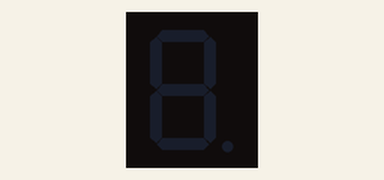
Bench run of a sketch on a simulated Arduino Uno, built with avr-gcc and run on an emulated ATmega328P. On the bench: 1-digit seven-segment display.

Above: at 0.1 s.
At 1.1 s:
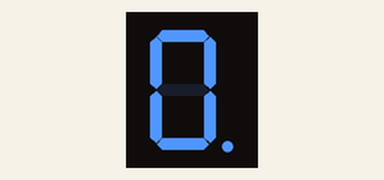
At 2.1 s:
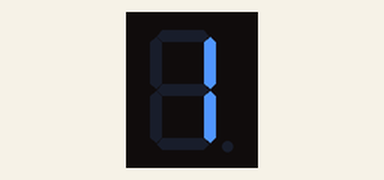
At 5.1 s:
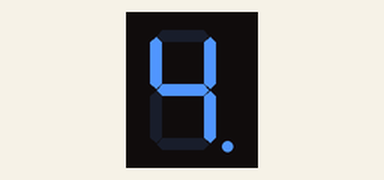
At 7.1 s:
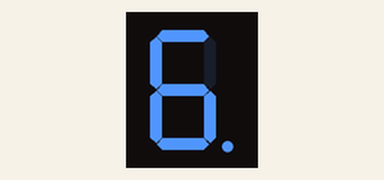
At 10.1 s:
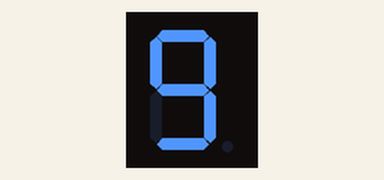

The sketch:

water_level.ino
```cpp
#include "SevSeg.h"
SevSeg sevseg;

void setup() {
  byte numDigits = 1;
    byte digitPins[] = {};
    byte segmentPins[] = {6, 5, 2, 3, 4, 7, 8, 9};
    bool resistorsOnSegments = true;

    byte hardwareConfig = COMMON_CATHODE;
    sevseg.begin(hardwareConfig, numDigits, digitPins, segmentPins, resistorsOnSegments);
    sevseg.setBrightness(90);

}

void loop() {
 for(int i = 0; i < 10; i++){
        sevseg.setNumber(i, i%2);
        delay(1000);
        sevseg.refreshDisplay();
        }
}
```

Measured:
- by itself, everything shown: repeats every 10.0 s, in 10 steps
- what the display in image 1 shows lasts 1.0 s, from 1.0 s to 2.0 s
